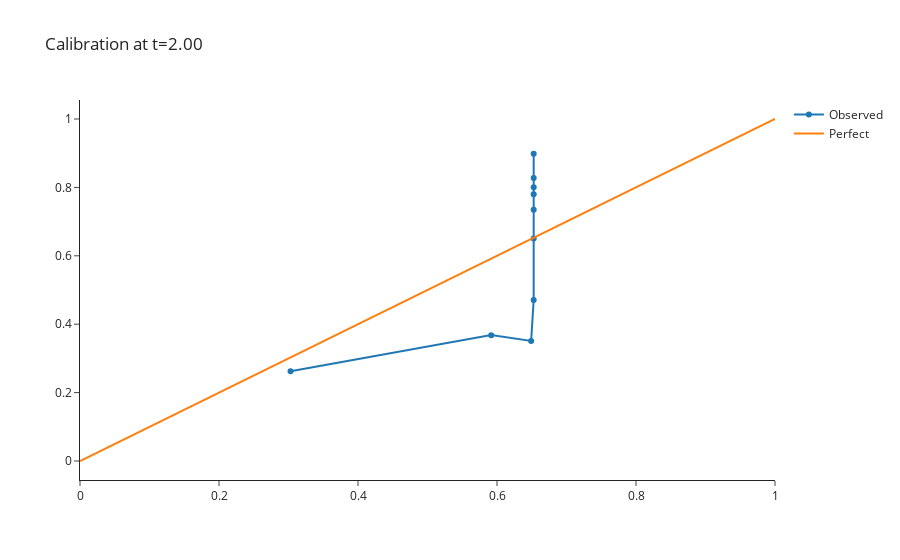

Here is the notebook cell this chart was saved with:
### Code cell
# ===== 7. Calibration =====
m=CoxPHFitter()
m.fit(df[[TIME_COL,EVENT_COL,RISK_COL]],duration_col=TIME_COL,event_col=EVENT_COL)
surv=m.predict_survival_function(df[[RISK_COL]])
times=surv.index.values

idx=np.searchsorted(times,CALIBRATION_TIME,side='right')-1
t_eff=times[idx]
pred=surv.iloc[idx].values

n_bins=10
q=np.quantile(pred,np.linspace(0,1,n_bins+1))
bid=np.digitize(pred,q[1:-1],right=True)

bx=[]; by=[]
for b in range(n_bins):
    mask=bid==b
    if mask.sum()<10: continue
    bx.append(pred[mask].mean())

    t,s=kaplan_meier_estimator(df.loc[mask,EVENT_COL].values.astype(bool),
                               df.loc[mask,TIME_COL].values)
    if (t<=t_eff).any(): by.append(s[t<=t_eff][-1])
    else: by.append(1.0)

fig=go.Figure()
fig.add_trace(go.Scatter(x=bx,y=by,mode='markers+lines',name='Observed'))
fig.add_trace(go.Scatter(x=[0,1],y=[0,1],mode='lines',name='Perfect'))
fig.update_layout(title=f'Calibration at t={t_eff:.2f}',template='simple_white')
fig.show()

### Figure 1 — Plotly figure (JSON) as saved in the notebook; plotly's stock layout.template omitted (floating-point values rounded to 4 significant figures)
{"data": [{"mode": "markers+lines", "name": "Observed", "type": "scatter", "x": [0.303, 0.5917, 0.6491, 0.6528, 0.6528, 0.6528, 0.6528, 0.6528, 0.6528, 0.6528], "y": [0.2622, 0.368, 0.351, 0.4707, 0.6507, 0.7348, 0.8001, 0.7802, 0.8278, 0.8984]}, {"mode": "lines", "name": "Perfect", "type": "scatter", "x": [0, 1], "y": [0, 1]}], "layout": {"title": {"text": "Calibration at t=2.00"}}}
